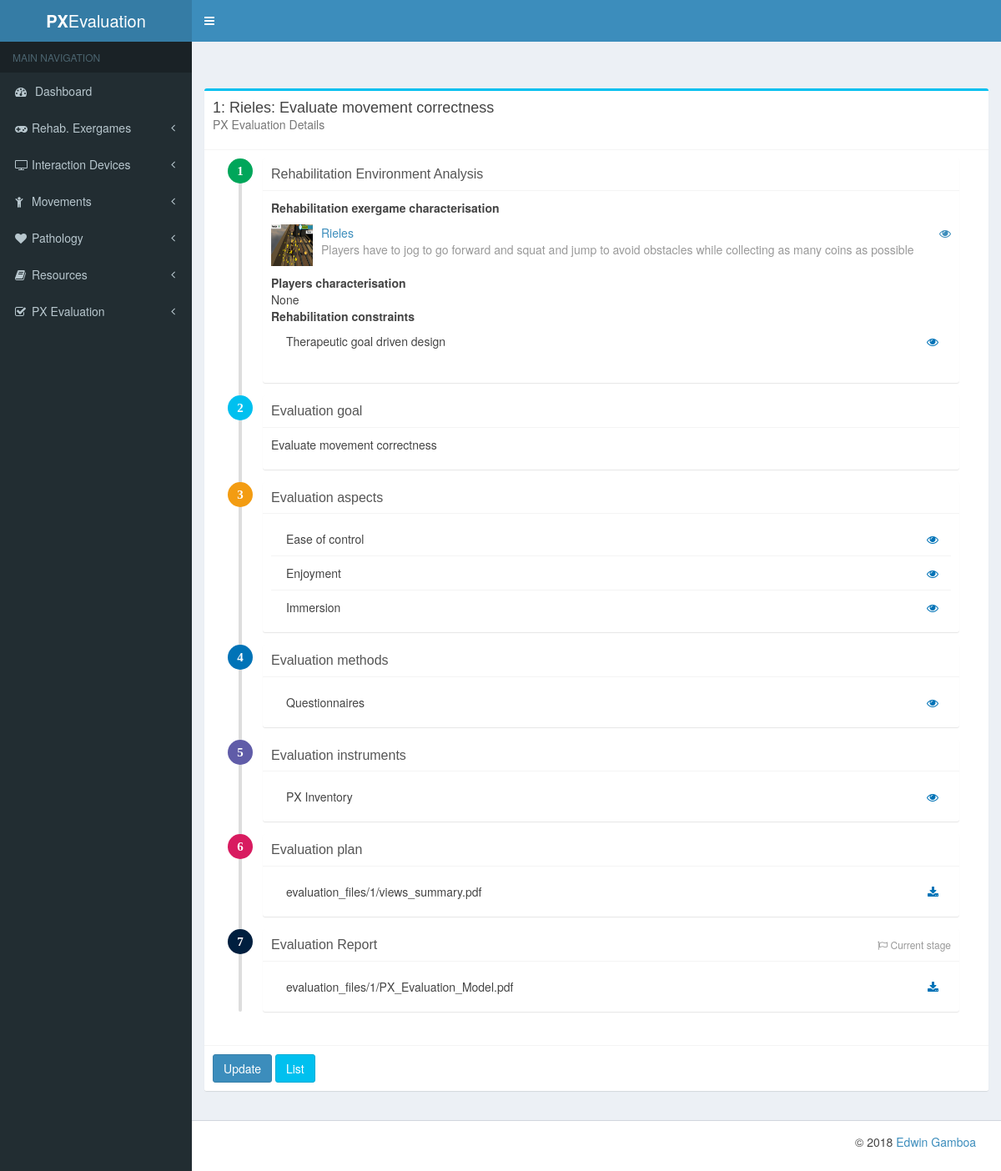
Screenshot of /px_evaluation/px_evaluations/1 with the database file from the repository.
### px_evaluation/models.py (models this page shows)
class PXEvaluation(models.Model):
    date = models.DateTimeField(auto_now_add=True)
    rehab_exergame_characterisation = models.ForeignKey(RehabilitationExergame, blank=True)
    players_characterisation = models.FileField(blank=True, upload_to=get_evaluation_file_path)
    rehabilitation_constraints = models.ManyToManyField(Constraint, blank=True)
    evaluation_goal = models.TextField()
    evaluation_aspects = models.ManyToManyField(Aspect, blank=True)
    evaluation_methods = models.ManyToManyField(Method, blank=True)
    evaluation_instruments = models.ManyToManyField(Instrument, blank=True)
    evaluation_plan = models.FileField(blank=True, upload_to=get_evaluation_file_path)
    evaluation_report = models.FileField(blank=True, upload_to=get_evaluation_file_path)
    current_stage = models.CharField(
        max_length=20,
        default=Constants.ENV_ANALYSIS,
        choices=Constants.EVALUATION_STAGE,
    )
    def __str__(self):
        return str(self.rehab_exergame_characterisation) + ':\n' + self.evaluation_goal

class Aspect(models.Model):
    name = models.CharField(max_length=140)
    description = models.TextField(blank=True)
    resources = models.ManyToManyField(Resource, blank=True)
    def __str__(self):
        return self.name

class Method(models.Model):
    name = models.CharField(max_length=140)
    description = models.TextField(blank=True)
    type = models.ForeignKey(MethodType)
    resources = models.ManyToManyField(Resource, blank=True)
    def __str__(self):
        return self.name

class Instrument(models.Model):
    name = models.CharField(max_length=140)
    description = models.TextField(blank=True)
    aspects = models.ManyToManyField(Aspect, blank=True)
    methods = models.ManyToManyField(Method, blank=True)
    resources = models.ManyToManyField(Resource, blank=True)
    def __str__(self):
        return self.name

### rehab_exergames/models.py (models this page shows, shortened)
class Game(models.Model):
    name = models.CharField(max_length=140)
    description = models.TextField()
    image = models.ImageField(upload_to=get_image_path, blank=True, null=True)
    status = models.PositiveIntegerField(
        default=Constants.ACTIVE,
        choices=Constants.GAME_STATUS
    )
    input_interaction_devices = models.ManyToManyField(InteractionDevice, related_name="input_devices")
    output_interaction_devices = models.ManyToManyField(InteractionDevice, related_name="output_devices")
    @property
    def image_url(self):
        if self.image:
            return self.image.url
        else:
            return ""
    def __str__(self):
        return self.name

class Constraint (models.Model):
    name = models.CharField(max_length=140)
    description = models.TextField()
    categories = models.ManyToManyField(ConstraintCategory)
    def __str__(self):
        return self.name

### px_evaluation/views.py (the view)
# urls.py: url(r'^px_evaluations/(?P<pk>\d+)$', PXEvaluationDetail.as_view(), name='detail'),
class PXEvaluationDetail(DetailView):
    model = PXEvaluation

### templates/px_evaluation/pxevaluation_detail.html (shortened to what this page needs)
{% extends "detail_base.html" %}
{% load staticfiles %}
{% block card_description %}PX Evaluation Details{% endblock %}
{% block card_content %}
<ul class="timeline">
    <li>
        <i class="fa bg-green"><b>1</b></i>
        <div class="timeline-item">
            <h3 class="timeline-header">Rehabilitation Environment Analysis</h3>
            <div class="timeline-body">
                <dl>
                    <dt>Rehabilitation exergame characterisation</dt>
                    <dd>
                        <ul class="products-list product-list-in-box">
                            <li class="item">
                                <div class="product-img">
                                    <img src="{{ object.rehab_exergame_characterisation.image_url }}" alt="{{ object.rehab_exergame_characterisation }} rehabilitation exergame image">
                                </div>
                                <div class="product-info">
                                    <a href="{% url 'rehab_exergames:detail' object.rehab_exergame_characterisation.id %}">{{ object.rehab_exergame_characterisation }}
                                        <span class="pull-right"><i class="fa fa-eye"></i></span></a>
                                    <span class="product-description">
                                      {{ object.rehab_exergame_characterisation.description }}
                                    </span>
                                </div>
                            </li>
                        </ul>
                    <dt>Players characterisation</dt>
                    <dd>{% if object.players_characterisation %}
                        <a target="_blank" href="{{ object.players_characterisation.url }}"> {{ object.players_characterisation.name }} <i class="fa fa-download"></i></a>
                        {% else %}
                        None
                        {% endif %}
                    </dd>
                    <dt> Rehabilitation constraints</dt>
                    <dd>
                        <ul class="nav nav-pills nav-stacked">
                            {% for constraint in object.rehabilitation_constraints.all %}
                            <li><a href="{% url 'rehab_exergames:detail_constraint' constraint.id %}">{{ constraint }}<span class="pull-right text-blue"><i class="fa fa-eye"></i></span></a></li>
                            {% empty %}
                            No associated aspects
                            {% endfor %}
                        </ul>
                    </dd>
                </dl>
            </div>
        </div>
    </li>
    <li>
        <i class="fa bg-aqua"><b>2</b></i>
        <div class="timeline-item">
            <h3 class="timeline-header">Evaluation goal</h3>
            <div class="timeline-body">
                <p>
                    {% if object.evaluation_goal %}
                    {{ object.evaluation_goal }}
                    {% else %}
                    None
                    {% endif %}
                </p>
            </div>
        </div>
    </li>
    <li>
        <i class="fa bg-yellow"><b>3</b></i>
        <div class="timeline-item">
            <h3 class="timeline-header">Evaluation aspects</h3>
            <div class="timeline-body">
                <ul class="nav nav-pills nav-stacked">
                    {% for aspect in object.evaluation_aspects.all %}
                    <li><a href="{% url 'px_evaluation:detail_aspects' aspect.id %}">{{ aspect }}<span class="pull-right text-blue"><i class="fa fa-eye"></i></span></a></li>
                    {% empty %}
                    No associated aspects
                    {% endfor %}
                </ul>
            </div>
        </div>
    </li>
    <li>
        <i class="fa bg-blue"><b>4</b></i>
        <div class="timeline-item">
            <h3 class="timeline-header">Evaluation methods</h3>
            <div class="timeline-body">
                <ul class="nav nav-pills nav-stacked">
                    {% for method in object.evaluation_methods.all %}
                    <li><a href="{% url 'px_evaluation:detail_methods' method.id %}">{{ method }}<span class="pull-right text-blue"><i class="fa fa-eye"></i></span></a></li>
                    {% empty %}
                    No associated methods
                    {% endfor %}
                </ul>
            </div>
        </div>
    </li>
    <li>
        <i class="fa bg-purple"><b>5</b></i>
        <div class="timeline-item">
            <h3 class="timeline-header">Evaluation instruments</h3>
            <div class="timeline-body">
                <ul class="nav nav-pills nav-stacked">
                    {% for instrument in object.evaluation_instruments.all %}
                    <li><a href="{% url 'px_evaluation:detail_instruments' instrument.id %}">{{ instrument }}<span class="pull-right text-blue"><i class="fa fa-eye"></i></span></a></li>
                    {% empty %}
                    No associated instruments
                    {% endfor %}
                </ul>
            </div>
        </div>
    </li>
    <li>
        <i class="fa bg-maroon"><b>6</b></i>
        <div class="timeline-item">
            <h3 class="timeline-header">Evaluation plan</h3>
            <div class="timeline-body">
                <ul class="nav nav-pills nav-stacked">
                    {% if object.evaluation_plan %}
                    <li><a target="_blank" href="{{ object.evaluation_plan.url }}"> {{ object.evaluation_plan.name }}<span class="pull-right text-blue"><i class="fa fa-download"></i></span></a></li>
                    {% else %}
                    None
                    {% endif %}
                </ul>
            </div>
        </div>
    </li>
    <li>
        <i class="fa bg-navy"><b>7</b></i>
        <div class="timeline-item">
            {% if object.current_stage == 'report' %}
                <span class="time"><i class="fa fa-flag-o"></i> Current stage</span>
            {% endif %}
            <h3 class="timeline-header">Evaluation Report</h3>
            <div class="timeline-body">
                <ul class="nav nav-pills nav-stacked">
                    {% if object.evaluation_report %}
                    <li><a target="_blank" href="{{ object.evaluation_report.url }}"> {{ object.evaluation_report.name }}<span class="pull-right text-blue"><i class="fa fa-download"></i></span></a></li>
                    {% else %}
                    None
                    {% endif %}
                </ul>
            </div>
        </div>
    </li>
</ul>
{% endblock %}
{% block update_url %} {% url 'px_evaluation:update' object.id %} {% endblock %}
{% block list_url %} {% url 'px_evaluation:list' %} {% endblock %}

### templates/detail_base.html (shortened to what this page needs)
{% extends "card_base.html" %}
{% load staticfiles %}
{% block card_title %}{{ object.id }}: {{object}}{% endblock %}
{% block card_color %}box-info{% endblock %}
{% block card_footer %}
<a href="{% block update_url %}{% endblock %}" class="btn btn-primary">Update</a>
<a href="{% block list_url %}{% endblock %}" class="btn btn-info">List</a>
{% endblock %}

### rows the page displays
PXEvaluation: id "1", rehab_exergame_characterisation+evaluation_goal "Rieles: Evaluate movement correctness", rehab_exergame_characterisation.image_url (picture), rehab_exergame_characterisation "Rieles", rehab_exergame_characterisation.description "Players have to jog to go forward and squat and jump to avoid obstacles while collecting as many coins as possible", evaluation_goal "Evaluate movement correctness", evaluation_plan.name "evaluation_files/1/views_summary.pdf", evaluation_report.name "evaluation_files/1/PX_Evaluation_Model.pdf"
Constraint: name "Therapeutic goal driven design"
Aspect: name "Ease of control"
Aspect: name "Enjoyment"
Aspect: name "Immersion"
Method: name "Questionnaires"
Instrument: name "PX Inventory"
